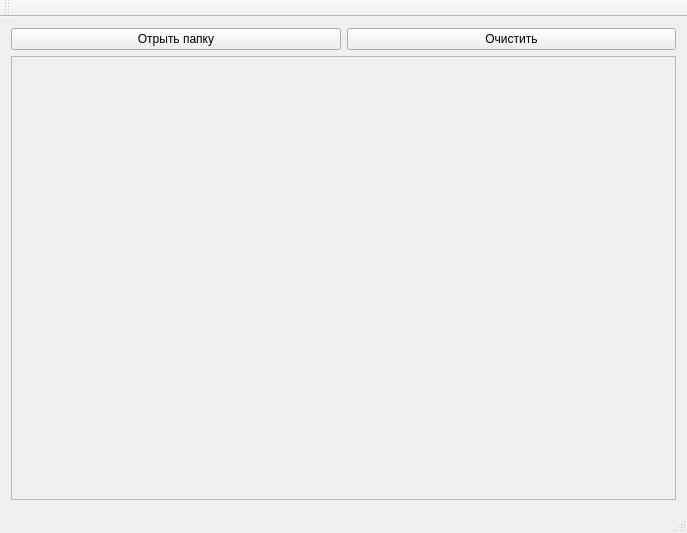
<?xml version="1.0" encoding="UTF-8"?>
<ui version="4.0">
 <class>DataVisualizerWindow</class>
 <widget class="QMainWindow" name="DataVisualizerWindow">
  <property name="geometry">
   <rect>
    <x>0</x>
    <y>0</y>
    <width>687</width>
    <height>533</height>
   </rect>
  </property>
  <property name="windowTitle">
   <string>MainWindow</string>
  </property>
  <widget class="QWidget" name="centralWidget">
   <layout class="QVBoxLayout" name="verticalLayout">
    <item>
     <layout class="QHBoxLayout" name="horizontalLayout_4">
      <item>
       <widget class="QPushButton" name="openFolderButton">
        <property name="text">
         <string>Отрыть папку</string>
        </property>
       </widget>
      </item>
      <item>
       <widget class="QPushButton" name="clearButton">
        <property name="text">
         <string>Очистить</string>
        </property>
       </widget>
      </item>
     </layout>
    </item>
    <item>
     <widget class="QFrame" name="dataVisualizerFrame">
      <property name="sizePolicy">
       <sizepolicy hsizetype="Expanding" vsizetype="Expanding">
        <horstretch>0</horstretch>
        <verstretch>0</verstretch>
       </sizepolicy>
      </property>
      <property name="frameShape">
       <enum>QFrame::StyledPanel</enum>
      </property>
      <property name="frameShadow">
       <enum>QFrame::Raised</enum>
      </property>
      <layout class="QHBoxLayout" name="horizontalLayout_2"/>
     </widget>
    </item>
   </layout>
  </widget>
  <widget class="QMenuBar" name="menuBar">
   <property name="geometry">
    <rect>
     <x>0</x>
     <y>0</y>
     <width>687</width>
     <height>31</height>
    </rect>
   </property>
  </widget>
  <widget class="QToolBar" name="mainToolBar">
   <attribute name="toolBarArea">
    <enum>TopToolBarArea</enum>
   </attribute>
   <attribute name="toolBarBreak">
    <bool>false</bool>
   </attribute>
  </widget>
  <widget class="QStatusBar" name="statusBar"/>
 </widget>
 <layoutdefault spacing="6" margin="11"/>
 <resources/>
 <connections/>
</ui>
